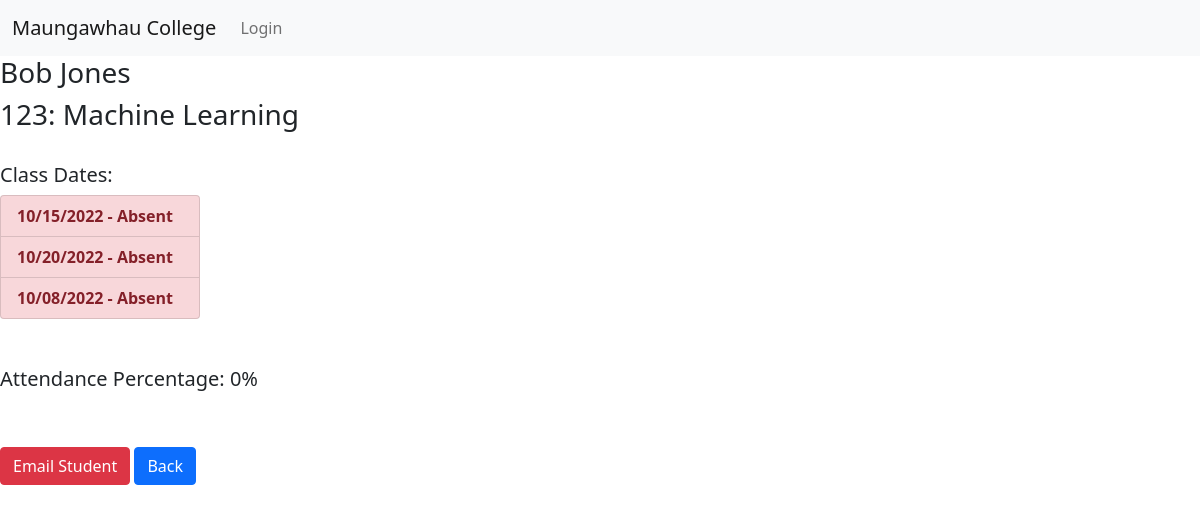
/student/2/14, run on the app's committed database.
### attendance/models.py (models this page shows, shortened)
class Student(models.Model):
    student_id = models.AutoField(validators=[MinValueValidator(1000000), MaxValueValidator(20000000)],
                                  primary_key=True)
    dob = models.DateField(blank=True, null=True)
    user = models.OneToOneField(User, on_delete=models.CASCADE)
    def __str__(self):
        return self.user.first_name + " " + self.user.last_name

class Class(models.Model):
    number = models.CharField(max_length=6)
    course = models.ForeignKey(Course, on_delete=models.CASCADE)
    semester = models.ForeignKey(Semester, on_delete=models.CASCADE)
    lecturer = models.ForeignKey(Lecturer, on_delete=models.SET_NULL, blank=True, null=True)
    students = models.ManyToManyField(Student, blank=True, null=True, related_name="enrolled_student")
    def __str__(self):
        return self.number +": "+self.course.__str__()

class Course(models.Model):
    code = models.CharField(max_length=9)
    name = models.CharField(max_length=50)
    def __str__(self):
        return self.name

class CollegeDay(models.Model):
    collegedate = models.DateField()
    collegeclass = models.ForeignKey(Class, on_delete=models.CASCADE)
    students = models.ManyToManyField(Student,blank=True, null=True, related_name="collegeday_student")
    def __str__(self):
        return self.collegedate.strftime('%m/%d/%Y')

### attendance/views.py (the view)
# urls.py: path('student/<int:student_id>/<int:class_id>', studentClassDetail, name="student-class-detail"),
def studentClassDetail(request, student_id, class_id):
    student = get_object_or_404(Student, student_id=student_id)
    selected_class = Class.objects.get(id=class_id)
    total_collegedays = CollegeDay.objects.filter(collegeclass_id=class_id)
    attended_collegedays = CollegeDay.objects.filter(collegeclass_id=class_id, students=student_id)
    attendance_result = attended_collegedays.count() / total_collegedays.count()
    attendance_percentage = int(round(attendance_result * 100))
    return render(request, "student/student-class-detail.html", {
        "student": student,
        "selected_class": selected_class,
        "attended_classes": total_collegedays,
        "percentage": attendance_percentage
    })

### attendance/templates/student/student-class-detail.html (shortened to what this page needs)
{% extends 'base.html' %}
{% block content %}
    <h3>{{ student }}</h3>
    <h3>{{ selected_class }} </h3>
    <br>
    <h5>Class Dates:</h5>
    <ul class="list-group" style="width: 200px; font-weight: bold">
        {% for collegeday in selected_class.collegeday_set.all %}
            {% if collegeday %}
                {% if student not in collegeday.students.all %}
                    <li class="list-group-item list-group-item-danger">
                        {{ collegeday }} - Absent
                    </li>
                {% else %}
                    <li class="list-group-item list-group-item-success">
                        {{ collegeday }} - Present
                    </li>
                {% endif %}
            {% else %}
                No Dates
            {% endif %}
        {% endfor %}
    </ul>
    <br>
    <br>
    <h5>Attendance Percentage: {{ percentage }}%</h5>
    <br>
    <br>
    {% if percentage < 75%}
           <a href="{% url 'email-student' student_id=student.student_id class_id=selected_class.pk %}" class="btn btn-danger">Email Student</a>
    {% endif %}
     <a href="{% url 'student-detail' student.student_id %}" class="btn btn-primary">Back</a>
{% endblock %}

### data on the page
Student: user.last_name "Bob Jones"
Class: number+course "123: Machine Learning"
CollegeDay: collegedate "10/15/2022"
CollegeDay: collegedate "10/20/2022"
CollegeDay: collegedate "10/08/2022"

### other printed values
{{ percentage }} "0"
